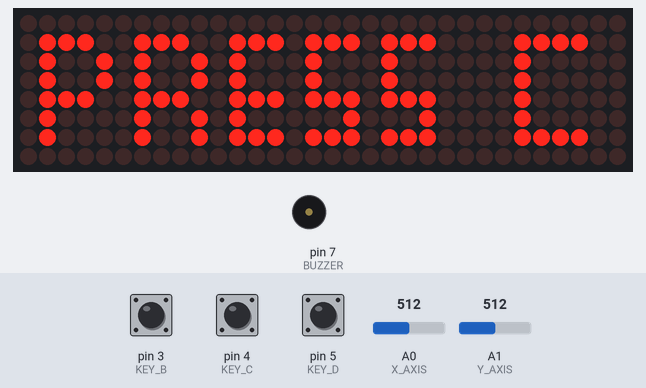
Simulated run of this sketch. Board: Arduino Uno, built with avr-gcc and run on an emulated ATmega328P. Parts: 32×8 LED matrix, buzzer (waves = sounding). Inputs (shaded band) come from the test bench; at power-on: pin 4 (KEY_C) HIGH, pin 5 (KEY_D) LOW, pin 3 (KEY_B) LOW, A0 (X_AXIS) = 512, A1 (Y_AXIS) = 512. Random numbers use the default seed unless the sketch sets one.

Above: at 1.2 s.
1.3 s: pin 4 (KEY_C) pulled LOW for 0.15 s
At 2.5 s:
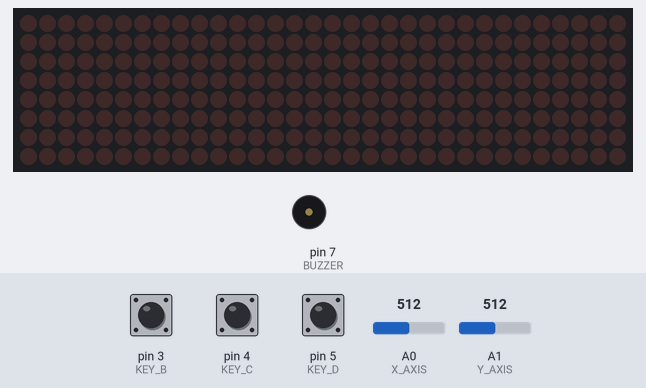
2.9 s: pin 5 (KEY_D) pulsed HIGH 5 times (0.12 s each, 0.3 s apart)
At 5.1 s:
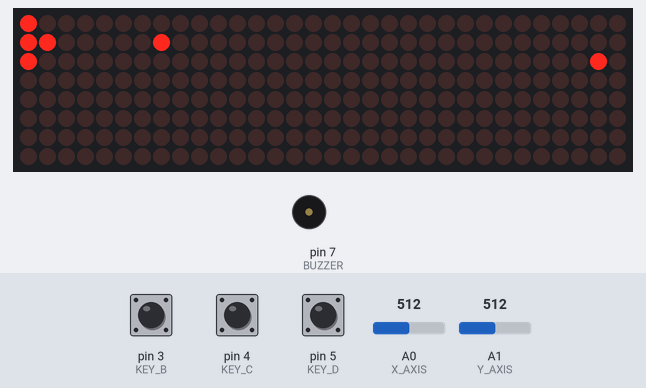
5.9 s: pin 5 (KEY_D) pulled HIGH for 3.2 s
At 9.3 s:
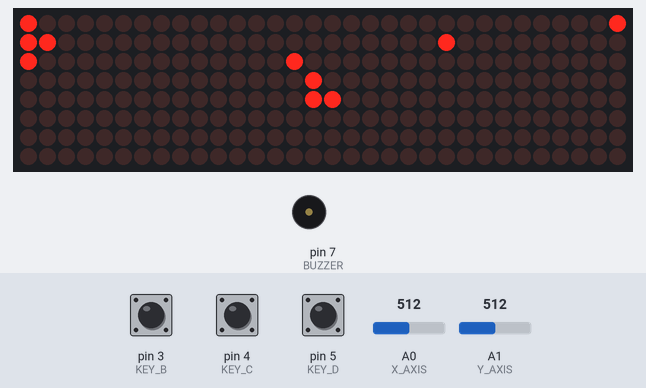
10.6 s: pin 5 (KEY_D) pulsed HIGH 2 times (0.12 s each, 0.3 s apart)
At 11.3 s:
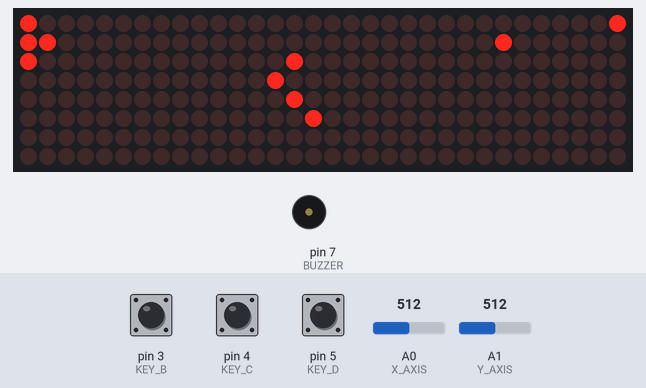
Timing chart, 0 to 13.6 s (numbered marks = the images above; inputs shaded):
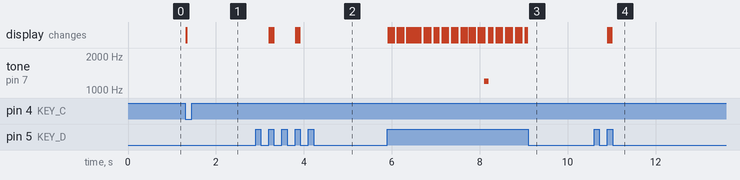

Measured:
- after the input at 1.3 s, the display: changes at once (image 1)
- after the input at 2.9 s, the display: first changes after 0.31 s (image 2 shows a later state)
- after the input at 5.9 s, tone on pin 7 (BUZZER): silent → 1200 Hz after 2.2 s, → silent 0.10 s later; the display: first changes at once (image 3 shows a later state)
- after the input at 10.6 s, the display: first changes after 0.31 s (image 4 shows a later state)

The sketch:

led_matrix_game.ino
```cpp
/**
 * LED Matrix Game
 * Developed by: Ricardo Teixeira
 * Repository: https://github.com/ricardoteix/led_matrix_game
 *
 * All rights reserved.
 *
*/

// https://wayoda.github.io/LedControl/
#include <LedControl.h>

// Shield Joystick
#define X_AXIS A0
#define Y_AXIS A1
#define KEY_A 2
#define KEY_B 3
#define KEY_C 4
#define KEY_D 5

#define BUZZER 7

// Definição dos pinos para conexão com o MAX7219
#define DATA_IN_PIN   9   // Pino de dados (DIN)
#define CLK_PIN       10  // Pino do clock (CLK)
#define LOAD_PIN      11  // Pino de carga (CS)
#define NUM_DISPLAYS  4   // Número de matrizes de LED no display

LedControl lc = LedControl(DATA_IN_PIN, CLK_PIN, LOAD_PIN, NUM_DISPLAYS);

// Inicia com o texto PRESS C
int displayBits[][8] = {
  {
    B00000000,
    B00111100,
    B00100000,
    B00100000,
    B00100000,
    B00100000,
    B00111100,
    B00000000
  },
  {
    B00000000,
    B11011100,
    B00010000,
    B00010000,
    B11011100,
    B01000100,
    B11011100,
    B00000000
  },
  {
    B00000000,
    B10011101,
    B01010001,
    B01010001,
    B10011101,
    B01010000,
    B01011101,
    B00000000
  },
  {
    B00000000,
    B01110011,
    B01001010,
    B01001010,
    B01110011,
    B01000010,
    B01000010,
    B00000000
  }
};

bool pause = false;
bool start = false;
bool fim = false;
byte animaFimFrame = 0;
byte animaFimDisplay = 3;
unsigned long tempoAnimaFim = millis();
int linhaNave = 0;
unsigned long tempoNave = millis();
unsigned long tempoTiro = millis();
unsigned long tempoAtualizarTiro = millis();
unsigned long tempoNascerInimigo = millis();
unsigned long tempoMoverInimigo = millis();

int tempoMoverInimigoEspera = 200;
int tempoNascerInimigoEspera = 2000;

// Definição da estrutura para representar um objeto com x, y e display
struct Tiro {
  byte display = 255;
  byte x = 255;
  byte y = 255;
};

// Definição do inimigo para representar um objeto com x, y e display
struct Inimigo {
  byte display = 255;
  byte x = 255;
  byte y = 255;
  byte bits[2] = { B10, B01 };
};

byte barraProgresso = B00000000;
byte contagemAcertos = 0;

Tiro tiros[8]; // Máximo de 8 tipos simultâneos, 1 por coluna
Inimigo inimigos[3]; // Máximo de 3 inimigos simultâneos em tela
byte ultimoInimigo = 0;

// Função para adicionar um objeto à lista de tiros
void adicionarTiro(byte display, byte x, byte y) {
  // Só adiciona se não tem na linha
  if (tiros[display].display == 255 && tiros[x].x != x) {
    tiros[x].x = x;
    tiros[x].y = y;
    tiros[x].display = display;
  }
}

void atualizarTiros() {
  if (millis() - tempoAtualizarTiro > 30) {

    tempoAtualizarTiro = millis();

    for (int i = 0; i < 8; i++) {

      if (tiros[i].display == 255) {
        setBitValue(0, tiros[i].x, 0, false);
        continue;
      }

      if ((tiros[i].display == 3 && tiros[i].y != 5) || tiros[i].display < 3) {
        setBitValue(tiros[i].display, tiros[i].x, tiros[i].y + 1, false);
      }

      if (tiros[i].y == 7) {
        setBitValue(tiros[i].display + 1, tiros[i].x, 0, false);
      }

      setBitValue(tiros[i].display, tiros[i].x, tiros[i].y, true);

      if (tiros[i].y == 0 && tiros[i].display == 0) {
        setBitValue(tiros[i].display, tiros[i].x, tiros[i].y, false);
      }

      if (tiros[i].y == 0) {
        tiros[i].y = 7;
        tiros[i].display--;
      } else {
        tiros[i].y--;
      }

      if (tiros[i].display == 255) {
        tiros[i].x = 255;
        tiros[i].y = 255;
      }

    }
  }
}

void verificarProgresso() {

  contagemAcertos++;

  barraProgresso |= 1 << (contagemAcertos) - 1;

  if (barraProgresso == B11111111) {
    fim = true;
  }

}

void verificarAcerto() {

  for (int i = 0; i < 8; i++) {
    for (int j = 0; j < 3; j++) {

        byte displayTiro = tiros[i].display;
        byte displayInimigo = inimigos[j].display;

        if (displayTiro == 255 || displayInimigo == 255) {
          continue;
        }

        if (
          ((tiros[i].x == inimigos[j].x) || (tiros[i].x == inimigos[j].x - 1)) &&
          ((tiros[i].y == inimigos[j].y - 1) || (tiros[i].y == inimigos[j].y - 2)) &&
          (displayTiro == displayInimigo)) {

          // Limpa
          setBitValue(tiros[i].display, tiros[i].x, tiros[i].y - 1, false);
          setBitValue(tiros[i].display, tiros[i].x, tiros[i].y - 2, false);
          setBitValue(tiros[i].display, tiros[i].x, tiros[i].y, false);
          setBitValue(tiros[i].display, tiros[i].x, tiros[i].y + 1, false);

          if (tiros[i].x < inimigos[j].x) {
            setBitValue(tiros[i].display, tiros[i].x + 1, tiros[i].y - 1, false);
            setBitValue(tiros[i].display, tiros[i].x + 1, tiros[i].y - 2, false);
            setBitValue(tiros[i].display, tiros[i].x + 1, tiros[i].y, false);
            setBitValue(tiros[i].display, tiros[i].x + 1, tiros[i].y + 1, false);
          }

          if (tiros[i].x == inimigos[j].x) {
            setBitValue(tiros[i].display, tiros[i].x - 1, tiros[i].y - 1, false);
            setBitValue(tiros[i].display, tiros[i].x - 1, tiros[i].y - 2, false);
            setBitValue(tiros[i].display, tiros[i].x - 1, tiros[i].y, false);
            setBitValue(tiros[i].display, tiros[i].x - 1, tiros[i].y + 1, false);
          }
          // Fim Limpa

          tiros[i].display = 255;
          tiros[i].x = 255;
          tiros[i].y = 255;
          inimigos[j].display = 255;
          inimigos[j].x = 255;
          inimigos[j].y = 255;

          setBitValue(tiros[i].display, tiros[i].x, tiros[i].y, false);

          tone(BUZZER, 1200, 100);

          // TODO Finalizar a barra de progresso
          verificarProgresso();

        }
    }
  }
}

void adicionarInimigo(bool semEspera = false, bool atualizarPosicao = true) {

  byte posicao = (byte)random(1, 7);

  if (inimigos[ultimoInimigo].display != 255) {
    return;
  }

  if (millis() - tempoNascerInimigo > tempoNascerInimigoEspera || semEspera) {
    tempoNascerInimigo = millis();
    inimigos[ultimoInimigo].display = 0;
    inimigos[ultimoInimigo].x = posicao;
    inimigos[ultimoInimigo].y = ultimoInimigo;

    if (atualizarPosicao) {
      ultimoInimigo = ++ultimoInimigo % 3;
    }
  }
}

void atualizarInimigos() {
  if (millis() - tempoMoverInimigo > tempoMoverInimigoEspera) {
    tempoMoverInimigo = millis();

    for (int i = 0; i < 3; i++) {

      if (inimigos[i].display == 255) {
        continue;
      }

      if (inimigos[i].y == 0 && inimigos[i].display > 0) {
        setBitValue(inimigos[i].display - 1, inimigos[i].x, 6, false);
        setBitValue(inimigos[i].display - 1, inimigos[i].x - 1, 6, false);
      } else if (inimigos[i].y == 1 && inimigos[i].display > 0) {
        setBitValue(inimigos[i].display - 1, inimigos[i].x, 7, false);
        setBitValue(inimigos[i].display - 1, inimigos[i].x - 1, 7, false);
      } else {
        setBitValue(inimigos[i].display, inimigos[i].x, inimigos[i].y - 2, false);
        setBitValue(inimigos[i].display, inimigos[i].x - 1, inimigos[i].y - 2, false);
      }

      int mode = inimigos[i].y % 2 == 0;
      setBitValue(inimigos[i].display, inimigos[i].x, inimigos[i].y, bitRead(inimigos[i].bits[mode], 0));
      setBitValue(inimigos[i].display, inimigos[i].x - 1, inimigos[i].y, bitRead(inimigos[i].bits[mode], 1));
      setBitValue(inimigos[i].display, inimigos[i].x, inimigos[i].y - 1, bitRead(inimigos[i].bits[!mode], 0));
      setBitValue(inimigos[i].display, inimigos[i].x - 1, inimigos[i].y - 1, bitRead(inimigos[i].bits[!mode], 1));

      if (inimigos[i].y == 7) {
        inimigos[i].y = 0;
        inimigos[i].display++;
      } else {
        inimigos[i].y++;
      }

      if (inimigos[i].display == 3 && inimigos[i].y > 6) {

        setBitValue(inimigos[i].display, inimigos[i].x, inimigos[i].y, 0);
        setBitValue(inimigos[i].display, inimigos[i].x - 1, inimigos[i].y, 0);
        setBitValue(inimigos[i].display, inimigos[i].x, inimigos[i].y - 1, 0);
        setBitValue(inimigos[i].display, inimigos[i].x - 1, inimigos[i].y - 1, 0);

        setBitValue(inimigos[i].display, inimigos[i].x, inimigos[i].y, 0);
        setBitValue(inimigos[i].display, inimigos[i].x - 1, inimigos[i].y, 0);
        setBitValue(inimigos[i].display, inimigos[i].x, inimigos[i].y - 2, 0);
        setBitValue(inimigos[i].display, inimigos[i].x - 1, inimigos[i].y - 2, 0);

        inimigos[i].display = 255;
        inimigos[i].x = 255;
        inimigos[i].y = 255;

        tone(BUZZER, 500, 200);
      }

    }
  }
}

// Modifica o valor de 1 bit na matriz geral
void setBitValue(int display, int row, int column, bool value) {
  int result = displayBits[display][row];
  result = bitWrite(result, column, value);
  displayBits[display][row] = result;
}

void exibirMatrizes(bool limpar = false) {

  // Exibe a linha da barra de progresso
  for (int c = 0; c < 8; c++) {
    setBitValue(0, c, 0, bitRead(barraProgresso, c));
  }

  // Desenha toda a matriz
  for (byte d = 0; d < NUM_DISPLAYS; d++) {
    for (byte i = 0; i < 8; i++) {
      if (limpar) {
        displayBits[d][i] = B00000000;
      }
      lc.setRow(d, i, displayBits[d][i]);
    }
  }
}

void exibirNave(bool limpar = false) {
  if (linhaNave < -1) {
    linhaNave = -1;
  }

  if (linhaNave > 6) {
    linhaNave = 6;
  }

  // Não desenha na linha do display anterior
  setBitValue(NUM_DISPLAYS - 1, linhaNave, 7, linhaNave != -1 && !limpar);

  setBitValue(NUM_DISPLAYS - 1, linhaNave + 1, 7, !limpar);
  setBitValue(NUM_DISPLAYS - 1, linhaNave + 2, 7, !limpar);
  setBitValue(NUM_DISPLAYS - 1, linhaNave + 1, 6, !limpar);
}

void moverNaveCima() {
  exibirNave(true);
  linhaNave--;
  exibirNave();
}

void moverNaveBaixo() {
  exibirNave(true);
  linhaNave++;
  exibirNave();
}

void esquerda() {
  if (millis() - tempoNave > 200) {
    tempoNave = millis();
    moverNaveCima();
  }
}

void direita() {
  if (millis() - tempoNave > 200) {
    tempoNave = millis();
    moverNaveBaixo();
  }
}

void atirar() {
  if (millis() - tempoTiro > 200) {
    tempoTiro = millis();
    adicionarTiro(NUM_DISPLAYS - 1, linhaNave + 1, 5);
  }
}

void fimJogo() {

  displayBits[0][0] = B00000000;
  barraProgresso = 0;
  int tempoMover = 200;

  if (millis() - tempoAnimaFim > tempoMover && animaFimFrame == 0) {
    exibirMatrizes(true);
    displayBits[animaFimDisplay][2] = B10000000;
    displayBits[animaFimDisplay][3] = B10000000;
    displayBits[animaFimDisplay][4] = B10000000;
    displayBits[animaFimDisplay][3] = B11000000;
    exibirMatrizes();
    // delay(tempoMover);
    tempoAnimaFim = millis();
    animaFimFrame++;
  }

  if (millis() - tempoAnimaFim > tempoMover && animaFimFrame == 1) {
    displayBits[animaFimDisplay][2] = B10000000;
    displayBits[animaFimDisplay][3] = B00000000;
    displayBits[animaFimDisplay][4] = B00000000;
    displayBits[animaFimDisplay][3] = B00000000;

    displayBits[animaFimDisplay][2] = B01110000;
    displayBits[animaFimDisplay][3] = B00110000;
    displayBits[animaFimDisplay][4] = B00010000;
    exibirMatrizes();
    // delay(tempoMover);
    tempoAnimaFim = millis();
    animaFimFrame++;
  }

  if (millis() - tempoAnimaFim > tempoMover && animaFimFrame == 2) {
    tempoMover = millis();
    displayBits[animaFimDisplay][2] = B00000000;
    displayBits[animaFimDisplay][3] = B00000000;
    displayBits[animaFimDisplay][4] = B00000000;

    displayBits[animaFimDisplay][0] = B00100000;
    displayBits[animaFimDisplay][1] = B01110000;
    exibirMatrizes();
    // delay(tempoMover);
    tempoAnimaFim = millis();
    animaFimFrame++;
  }

  if (millis() - tempoAnimaFim > tempoMover && animaFimFrame == 3) {
    displayBits[animaFimDisplay][1] = B00000000;
    displayBits[animaFimDisplay][0] = B01110000;
    exibirMatrizes();
    //delay(tempoMover);
    tempoAnimaFim = millis();
    animaFimFrame++;
  }

  if (millis() - tempoAnimaFim > tempoMover && animaFimFrame == 4) {
    displayBits[animaFimDisplay][0] = B00000000;
    exibirMatrizes();
    // delay(tempoMover * 3);
    tempoAnimaFim = millis();
    animaFimFrame++;
    animaFimDisplay--;

    if (animaFimDisplay == 255) {
      animaFimDisplay = 3;
    };
  }

  if (millis() - tempoAnimaFim > tempoMover && animaFimFrame == 5) {
    displayBits[animaFimDisplay][3] = B10000000;
    exibirMatrizes();
    // delay(tempoMover);
    tempoAnimaFim = millis();
    animaFimFrame = 0;
  }
}

void setup() {

  Serial.begin(9600);

  pinMode(KEY_A, INPUT);
  pinMode(KEY_B, INPUT);
  pinMode(KEY_C, INPUT);
  pinMode(KEY_D, INPUT);
  pinMode(BUZZER, OUTPUT);

  randomSeed(analogRead(5));

  // Inicialização do objeto LedControl
  for (byte i = 0; i < NUM_DISPLAYS; i++) {
    lc.shutdown(i, false);  // Desativa o modo de economia de energia
    lc.setIntensity(i, 2);  // Define a intensidade do brilho (0-15)
    lc.clearDisplay(i);     // Limpa o display
  }

}

void loop() {

  if (start) {
    int xValue = analogRead(X_AXIS);
    int YValue = analogRead(Y_AXIS);

    if (xValue < 200) {
      esquerda();
    }

    if (xValue > 800) {
      direita();
    }

    if (digitalRead(KEY_B) == 0) {
      atirar();
    }

    if (digitalRead(KEY_D) == 0) {
      pause = !pause;
      while(digitalRead(KEY_D) == 0);
    }

    if(!pause && !fim) {
      adicionarInimigo();
      atualizarInimigos();
      atualizarTiros();
      verificarAcerto();
      exibirNave();
    }

    if (fim) {
      fimJogo();
    }

  } else {
    if (digitalRead(KEY_C) == 0) {
      start = true;
      exibirMatrizes(true);
      while(digitalRead(KEY_C) == 0);
    }
  }

  exibirMatrizes();
}
```
